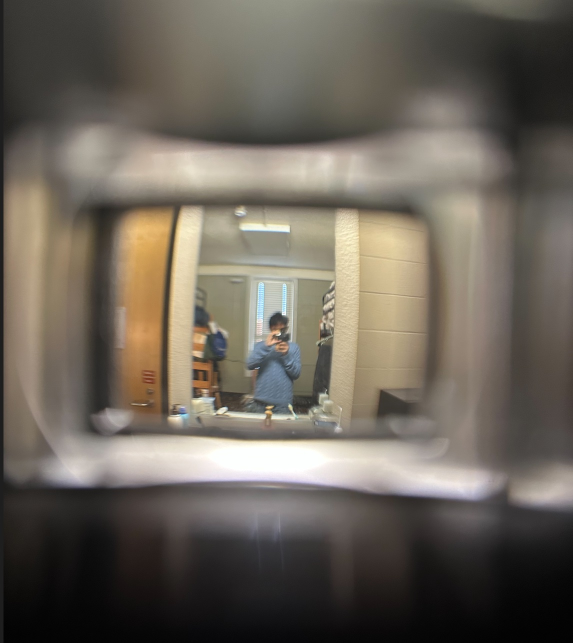
#> input picture test.jpg, 1146 x 1286 px (shown at 1/2 size)
$ python -i image_processor.py   (imports and definitions only)
#> lines starting #> are read from the running program, lines starting #| are printed output that depends on the picture; after the words box and inside, x2 and y2 are one past the last pixel; in counts of white or black regions, pixels touching at a corner belong together
from PIL import Image, ImageEnhance, ImageFilter
import numpy as np
import logging
import os

# Set up logging
# [1 line not run here, left out]
logger = logging.getLogger(__name__)


class ImageProcessor:
    """
    Processes images for optimal e-ink display
    Handles resizing, dithering, and aesthetic adjustments
    """

    def __init__(self, target_width=400, target_height=300):
        """
        Initialize the image processor

        Args:
            target_width: Display width in pixels
            target_height: Display height in pixels
        """
        self.width = target_width
        self.height = target_height
        logger.info(f"ImageProcessor initialized for {self.width}x{self.height} display")

    def process_image(self, image_path, dither_mode='floyd-steinberg',
                     contrast=1.2, brightness=1.0, sharpness=1.0):
        """
        Process an image for e-ink display

        Args:
            image_path: Path to the source image file
            dither_mode: Dithering algorithm to use:
                        'floyd-steinberg' (default, smooth gradients)
                        'atkinson' (retro Mac look)
                        'ordered' (pattern-based)
                        'threshold' (no dithering, pure B&W)
            contrast: Contrast adjustment (1.0 = no change, >1.0 = more contrast)
            brightness: Brightness adjustment (1.0 = no change, >1.0 = brighter)
            sharpness: Sharpness adjustment (1.0 = no change, >1.0 = sharper)

        Returns:
            PIL Image object (1-bit, 400x300) ready for display
        """
#> called with image_path = '../test.jpg', dither_mode = 'floyd-steinberg', contrast = 1.2, brightness = 1, sharpness = 1
        try:
            logger.info(f"Processing image: {image_path}")

            # Load image
            if not os.path.exists(image_path):
                raise FileNotFoundError(f"Image not found: {image_path}")

            img = Image.open(image_path)
#> img is the input picture: PIL image 1146x1286 RGB; mean R, G, B 107.4, 100.4, 90.3
            logger.info(f"Loaded image: {img.size}, mode: {img.mode}")

            # Convert to RGB if needed (handles RGBA, P, etc.)
            if img.mode not in ('RGB', 'L'):
                logger.info(f"Converting from {img.mode} to RGB")
                img = img.convert('RGB')

            # Resize to fit display while maintaining aspect ratio
            img = self._resize_maintain_aspect(img)
            logger.info(f"Resized to {img.size}")

            # Apply enhancements before dithering
            if contrast != 1.0:
                enhancer = ImageEnhance.Contrast(img)
                img = enhancer.enhance(contrast)
                logger.info(f"Applied contrast: {contrast}")

            if brightness != 1.0:
                enhancer = ImageEnhance.Brightness(img)
                img = enhancer.enhance(brightness)
                logger.info(f"Applied brightness: {brightness}")

            if sharpness != 1.0:
                enhancer = ImageEnhance.Sharpness(img)
                img = enhancer.enhance(sharpness)
                logger.info(f"Applied sharpness: {sharpness}")

            # Convert to grayscale
            img = img.convert('L')
            logger.info("Converted to grayscale")

            # Apply dithering
            img = self._apply_dithering(img, dither_mode)
            logger.info(f"Applied {dither_mode} dithering")

            logger.info("Image processing complete")
            return img

        except Exception as e:
            logger.error(f"Failed to process image: {e}")
            raise

    def _resize_maintain_aspect(self, img):
        """
        Resize image to fit display while maintaining aspect ratio
        Centers the image on a white background if needed

        Args:
            img: PIL Image object

        Returns:
            PIL Image object (400x300)
        """
        # Calculate aspect ratios
        img_ratio = img.width / img.height
#> img_ratio = 0.891
        target_ratio = self.width / self.height

        if img_ratio > target_ratio:
            # Image is wider - fit to width
            new_width = self.width
            new_height = int(self.width / img_ratio)
        else:
            # Image is taller - fit to height
            new_height = self.height
            new_width = int(self.height * img_ratio)
#> new_width = 267

        # Resize with high-quality resampling
        img = img.resize((new_width, new_height), Image.LANCZOS)
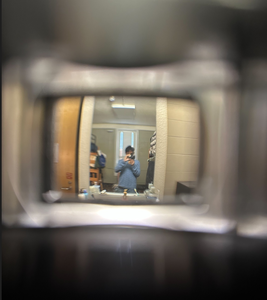
#> img: PIL image 267x300 RGB; mean R, G, B 107.4, 100.4, 90.3

        # Create white canvas and paste centered image
        canvas = Image.new('RGB', (self.width, self.height), 'white')
#> canvas: PIL image 400x300 RGB; every value is 255
        offset_x = (self.width - new_width) // 2
#> offset_x = 66
        offset_y = (self.height - new_height) // 2
        canvas.paste(img, (offset_x, offset_y))
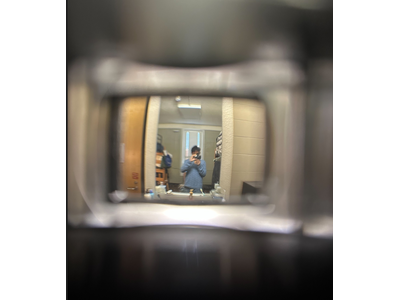
#> canvas: PIL image 400x300 RGB; mean R, G, B 156.5, 151.8, 145.1
#> in process_image, `img = enhancer.enhance(contrast)`:
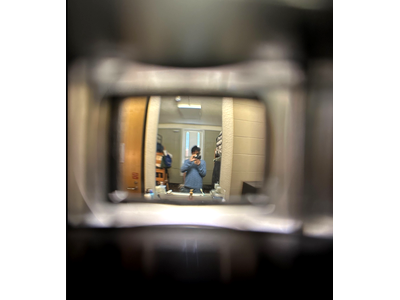
#> img: PIL image 400x300 RGB; mean R, G, B 151.2, 145.6, 137.6
#> in process_image, `img = img.convert('L')`:
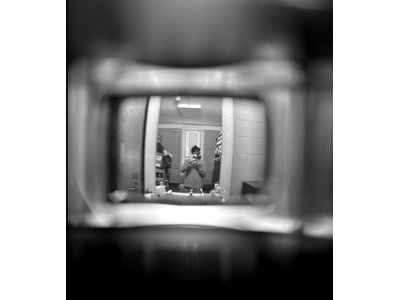
#> img: PIL image 400x300 L; min 0, max 255, mean 146.4

        return canvas

    def _apply_dithering(self, img, dither_mode):
        """
        Apply dithering algorithm to grayscale image

        Args:
            img: PIL Image in 'L' (grayscale) mode
            dither_mode: Dithering algorithm name

        Returns:
            PIL Image in '1' (1-bit B&W) mode
        """
#> called with dither_mode = 'floyd-steinberg'
        if dither_mode == 'floyd-steinberg':
            # Built-in Floyd-Steinberg dithering (smooth, natural)
            return img.convert('1', dither=Image.FLOYDSTEINBERG)
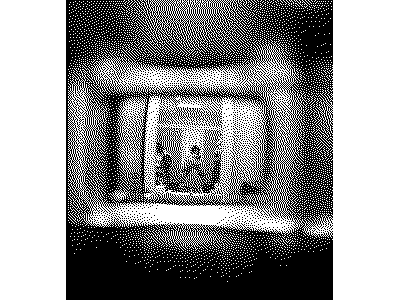
#> returned value: PIL image 400x300 1; 57.3% white; 1030 black regions (1029 under 20 px), largest, box (x1, y1, x2, y2) and area: (66, 0, 333, 300) 49934

        elif dither_mode == 'atkinson':
            # Atkinson dithering (retro Mac aesthetic)
            return self._atkinson_dither(img)

        elif dither_mode == 'ordered':
            # Ordered dithering (pattern-based)
            return img.convert('1', dither=Image.ORDERED)

        elif dither_mode == 'threshold':
            # No dithering, pure threshold
            return img.convert('1', dither=Image.NONE)

        else:
            logger.warning(f"Unknown dither mode '{dither_mode}', using floyd-steinberg")
            return img.convert('1', dither=Image.FLOYDSTEINBERG)

    # [49 lines left out: function _atkinson_dither, not called in this run]

>>> result = ImageProcessor().process_image('../test.jpg')
